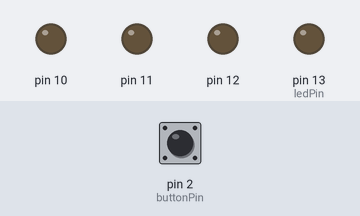
A sketch run on a simulated Arduino Uno, built with avr-gcc and run on an emulated ATmega328P. Parts: output pins drawn as LEDs (lit = HIGH). Dashed ring = blinking. The inputs (shaded band) are chosen by the test bench; at power-on: pin 2 (buttonPin) LOW.

Above: at 1.3 s.
1.4 s: pin 2 (buttonPin) pulled HIGH for 0.3 s
At 2.02 s:
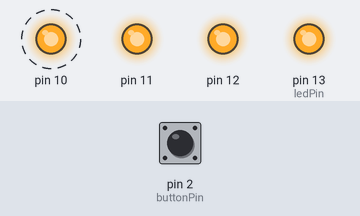
4.4 s: pin 2 (buttonPin) pulled HIGH for 1 s
At 6.67 s:
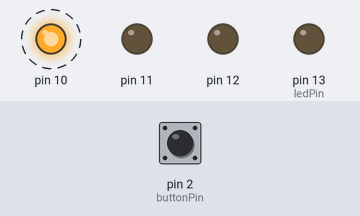
7.4 s: pin 2 (buttonPin) pulled HIGH for 3.2 s
At 8.3 s:
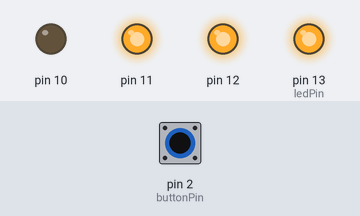
Timing chart, 0 to 14.3 s (numbered marks = the images above; inputs shaded):
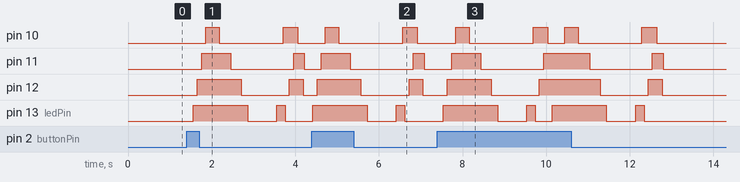

The sketch:

SS6_ArduinoFirstTry.ino
```cpp
const int buttonPin = 2;
const int ledPin =  13;

int buttonState = 0;

void setup() {
  // put your setup code here, to run once:
  pinMode(10, OUTPUT);
  pinMode(11, OUTPUT);
  pinMode(12, OUTPUT);
  pinMode(ledPin, OUTPUT);
  pinMode(buttonPin, INPUT);
}

void loop() {
  // put your main code here, to run repeatedly:
  buttonState = digitalRead(buttonPin);
  if (buttonState == HIGH) {
    // turn LED on:
    digitalWrite(ledPin, HIGH);
    delay(100);

    digitalWrite(12, HIGH);
    delay(100);

    digitalWrite(11, HIGH);
    delay(100);

    digitalWrite(10, HIGH);
    delay(100);

    digitalWrite(ledPin, HIGH);
    delay(75);

    digitalWrite(12, HIGH);
    delay(75);

    digitalWrite(11, HIGH);
    delay(75);

    digitalWrite(10, LOW);
    delay(75);

    digitalWrite(ledPin, HIGH);
    delay(100);

    digitalWrite(12, HIGH);
    delay(100);

    digitalWrite(11, LOW);
    delay(100);

    digitalWrite(10, LOW);
    delay(100);

    digitalWrite(ledPin, HIGH);
    delay(50);

    digitalWrite(12, LOW);
    delay(50);

    digitalWrite(11, LOW);
    delay(50);

    digitalWrite(10, LOW);
    delay(50);

    digitalWrite(ledPin, LOW);
    delay(100);

    digitalWrite(12, LOW);
    delay(100);

    digitalWrite(11, LOW);
    delay(100);

    digitalWrite(10, LOW);
    delay(100);

    digitalWrite(ledPin, LOW);
    delay(75);

    digitalWrite(12, LOW);
    delay(75);

    digitalWrite(11, LOW);
    delay(75);

    digitalWrite(10, LOW);
    delay(75);

    digitalWrite(ledPin, HIGH);
    delay(50);

    digitalWrite(12, LOW);
    delay(50);

    digitalWrite(11, LOW);
    delay(50);

    digitalWrite(10, HIGH);
    delay(50);

    digitalWrite(ledPin, LOW);
    delay(100);

    digitalWrite(12, HIGH);
    delay(100);

    digitalWrite(11, HIGH);
    delay(100);

    digitalWrite(10, LOW);
    delay(100);

  } else {
    // turn LED off:
    digitalWrite(ledPin, LOW);
    delay(30);

    digitalWrite(12, LOW);
    delay(30);

    digitalWrite(11, LOW);
    delay(100);

    digitalWrite(10, LOW);
    delay(100);

  }


}
```

Measured:
- after the input at 1.4 s, pin 10: alternates HIGH for 0.34 s and LOW for 1.5 s, starting after 0.46 s; pin 11: LOW → HIGH after 0.36 s, → LOW 0.70 s later, → HIGH 1.5 s later, → LOW 0.26 s later
- after the input at 4.4 s, pin 10: alternates HIGH for 0.34 s and LOW for 1.5 s, starting after 0.32 s; pin 11: LOW → HIGH after 0.22 s, → LOW 0.70 s later, → HIGH 1.5 s later, → LOW 0.26 s later
- after the input at 7.4 s, pin 10: LOW → HIGH after 0.44 s, → LOW 0.33 s later, → HIGH 1.5 s later, → LOW 0.35 s later, … (8 changes in this stretch); pin 11: goes HIGH 0.70 s, LOW 1.5 s, HIGH 1.1 s, LOW 1.5 s, HIGH 0.26 s, then LOW, starting after 0.34 s
